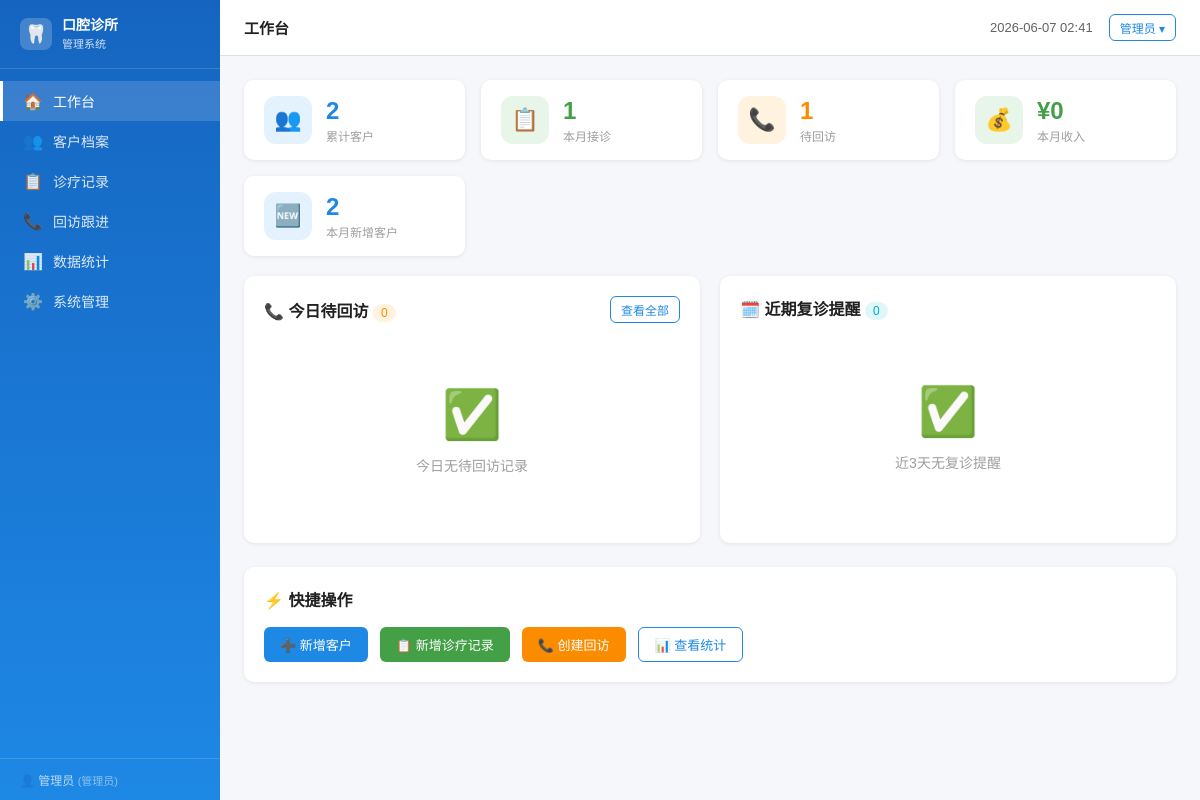
The page / (signed in) on the database its author committed.
### tables this page shows
CREATE TABLE clinic_settings (
        key TEXT PRIMARY KEY,
        value TEXT
    );

CREATE TABLE users (
        id INTEGER PRIMARY KEY AUTOINCREMENT,
        username TEXT UNIQUE NOT NULL,
        password_hash TEXT NOT NULL,
        real_name TEXT NOT NULL,
        role TEXT NOT NULL DEFAULT 'doctor',
        is_active INTEGER DEFAULT 1,
        created_at TEXT DEFAULT (datetime('now','localtime'))
    );

### app.py (the view)
@app.route('/')
@login_required
def index():
    conn = get_db()
    today = date.today().isoformat()
    today_followups = conn.execute(
        """SELECT f.*, c.name as customer_name, c.phone FROM followups f
           LEFT JOIN customers c ON f.customer_id=c.id
           WHERE f.plan_date=? AND f.status='pending' ORDER BY f.id""", (today,)
    ).fetchall()
    upcoming_next_visits = conn.execute(
        """SELECT t.*, c.name as customer_name, c.phone FROM treatments t
           LEFT JOIN customers c ON t.customer_id=c.id
           WHERE t.next_visit_date BETWEEN ? AND date(?,'+3 days')
           AND t.status='done' ORDER BY t.next_visit_date""", (today, today)
    ).fetchall()
    month_start = today[:7] + '-01'
    stats = {
        'total_customers': conn.execute("SELECT COUNT(*) FROM customers WHERE is_active=1").fetchone()[0],
        'month_treatments': conn.execute("SELECT COUNT(*) FROM treatments WHERE visit_time>=?", (month_start,)).fetchone()[0],
        'pending_followups': conn.execute("SELECT COUNT(*) FROM followups WHERE status='pending'").fetchone()[0],
        'month_income': conn.execute("SELECT COALESCE(SUM(paid_fee),0) FROM treatments WHERE visit_time>=?", (month_start,)).fetchone()[0],
    }
    stats['month_new_customers'] = conn.execute(
        "SELECT COUNT(*) FROM customers WHERE created_at>=? AND is_active=1", (month_start,)
    ).fetchone()[0]
    conn.close()
    settings = get_clinic_settings()
    return render_template('index.html',
                           today_followups=today_followups,
                           upcoming_next_visits=upcoming_next_visits,
                           stats=stats,
                           settings=settings,
                           user=get_current_user())

### app.py (called while the page is built)
def get_db():
    conn = sqlite3.connect(DB_PATH)
    conn.row_factory = sqlite3.Row
    conn.execute("PRAGMA journal_mode=WAL")
    conn.execute("PRAGMA foreign_keys=ON")
    return conn

def login_required(f):
    @wraps(f)
    def decorated(*args, **kwargs):
        if 'user_id' not in session:
            return redirect(url_for('login'))
        return f(*args, **kwargs)
    return decorated

def get_current_user():
    if 'user_id' in session:
        conn = get_db()
        u = conn.execute("SELECT * FROM users WHERE id=?", (session['user_id'],)).fetchone()
        conn.close()
        return u
    return None

def get_clinic_settings():
    conn = get_db()
    rows = conn.execute("SELECT key,value FROM clinic_settings").fetchall()
    conn.close()
    return {r['key']: r['value'] for r in rows}

### templates/index.html (shortened to what this page needs)
{% extends 'base.html' %}
{% block page_title %}工作台{% endblock %}
{% block content %}
<div class="stat-grid">
  <div class="stat-card">
    <div class="stat-icon" style="background:#E3F2FD">👥</div>
    <div class="stat-info">
      <div class="val" style="color:var(--primary)">{{ stats.total_customers }}</div>
      <div class="label">累计客户</div>
    </div>
  </div>
  <div class="stat-card">
    <div class="stat-icon" style="background:#E8F5E9">📋</div>
    <div class="stat-info">
      <div class="val" style="color:var(--success)">{{ stats.month_treatments }}</div>
      <div class="label">本月接诊</div>
    </div>
  </div>
  <div class="stat-card">
    <div class="stat-icon" style="background:#FFF3E0">📞</div>
    <div class="stat-info">
      <div class="val" style="color:var(--warning)">{{ stats.pending_followups }}</div>
      <div class="label">待回访</div>
    </div>
  </div>
  <div class="stat-card">
    <div class="stat-icon" style="background:#E8F5E9">💰</div>
    <div class="stat-info">
      <div class="val" style="color:var(--success)">¥{{ "%.0f"|format(stats.month_income) }}</div>
      <div class="label">本月收入</div>
    </div>
  </div>
  <div class="stat-card">
    <div class="stat-icon" style="background:#E3F2FD">🆕</div>
    <div class="stat-info">
      <div class="val" style="color:var(--primary)">{{ stats.month_new_customers }}</div>
      <div class="label">本月新增客户</div>
    </div>
  </div>
</div>
<div style="display:grid;grid-template-columns:1fr 1fr;gap:20px">
  <div class="card">
    <div class="card-header">
      <h2>📞 今日待回访 <span class="badge badge-warning">{{ today_followups|length }}</span></h2>
      <a href="{{ url_for('followups') }}" class="btn btn-sm btn-outline">查看全部</a>
    </div>
    {% if today_followups %}
    <div class="table-wrap">
      <table>
        <thead><tr><th>客户</th><th>手机</th><th>类型</th><th>操作</th></tr></thead>
        <tbody>
        {% for f in today_followups %}
        <tr>
          <td><a href="{{ url_for('customer_detail', cid=f.customer_id) }}">{{ f.customer_name }}</a></td>
          <td>{{ f.customer_phone }}</td>
          <td><span class="badge badge-warning">{{ f.followup_type }}</span></td>
          <td><button class="btn btn-sm btn-success" onclick="markFollowupDone({{ f.id }})">完成</button></td>
        </tr>
        {% endfor %}
        </tbody>
      </table>
    </div>
    {% else %}
    <div class="empty"><div class="icon">✅</div><p>今日无待回访记录</p></div>
    {% endif %}
  </div>
  <div class="card">
    <div class="card-header">
      <h2>🗓️ 近期复诊提醒 <span class="badge badge-info">{{ upcoming_next_visits|length }}</span></h2>
    </div>
    {% if upcoming_next_visits %}
    <div class="table-wrap">
      <table>
        <thead><tr><th>客户</th><th>手机</th><th>建议复诊</th></tr></thead>
        <tbody>
        {% for t in upcoming_next_visits %}
        <tr>
          <td><a href="{{ url_for('customer_detail', cid=t.customer_id) }}">{{ t.customer_name }}</a></td>
          <td>{{ t.customer_phone }}</td>
          <td><span class="badge badge-info">{{ t.next_visit_date }}</span></td>
        </tr>
        {% endfor %}
        </tbody>
      </table>
    </div>
    {% else %}
    <div class="empty"><div class="icon">✅</div><p>近3天无复诊提醒</p></div>
    {% endif %}
  </div>
</div>
<div class="card" style="margin-top:4px">
  <div class="card-header"><h2>⚡ 快捷操作</h2></div>
  <div style="display:flex;gap:12px;flex-wrap:wrap">
    <button class="btn btn-primary" onclick="window.location='{{ url_for('customers') }}#new'">➕ 新增客户</button>
    <button class="btn btn-success" onclick="window.location='{{ url_for('treatments') }}#new'">📋 新增诊疗记录</button>
    <button class="btn btn-warning" onclick="window.location='{{ url_for('followups') }}#new'">📞 创建回访</button>
    <button class="btn btn-outline" onclick="window.location='{{ url_for('statistics') }}'">📊 查看统计</button>
  </div>
</div>
{% endblock %}

### templates/base.html (shortened to what this page needs)
<!DOCTYPE html>
<html lang="zh-CN">
<head>
</head>
<body>
<div class="layout">
  <aside class="sidebar" id="sidebar">
    <div class="sidebar-brand">
      <div class="logo">🦷</div>
      <h1>{{ settings.get('clinic_name','口腔诊所') }}<br><small style="font-size:11px;font-weight:400;opacity:.8">管理系统</small></h1>
    </div>
    <nav class="sidebar-nav">
      <a href="{{ url_for('index') }}" class="{% if request.endpoint=='index' %}active{% endif %}">
        <span>🏠</span> 工作台
      </a>
      <a href="{{ url_for('customers') }}" class="{% if request.endpoint in ['customers','customer_detail'] %}active{% endif %}">
        <span>👥</span> 客户档案
      </a>
      <a href="{{ url_for('treatments') }}" class="{% if request.endpoint in ['treatments','treatment_detail'] %}active{% endif %}">
        <span>📋</span> 诊疗记录
      </a>
      <a href="{{ url_for('followups') }}" class="{% if request.endpoint=='followups' %}active{% endif %}">
        <span>📞</span> 回访跟进
      </a>
      <a href="{{ url_for('statistics') }}" class="{% if request.endpoint=='statistics' %}active{% endif %}">
        <span>📊</span> 数据统计
      </a>
      {% if user and user.role=='admin' %}
      <a href="{{ url_for('system') }}" class="{% if request.endpoint=='system' %}active{% endif %}">
        <span>⚙️</span> 系统管理
      </a>
      {% endif %}
    </nav>
    <div class="sidebar-footer">
      👤 {{ user.real_name if user else '' }}
      <span style="font-size:11px;opacity:.7">({{ '管理员' if user and user.role=='admin' else '医生' }})</span>
    </div>
  </aside>
  <div class="main">
    <header class="header">
      <div class="header-left">
        <span style="font-size:15px;font-weight:600;color:var(--text)">{% block page_title %}{% endblock %}</span>
      </div>
      <div class="header-right">
        <span style="font-size:13px;color:var(--text2)" id="clock"></span>
        <div style="position:relative">
          <button class="btn btn-sm btn-outline" onclick="toggleUserMenu()">{{ user.real_name if user else '' }} ▾</button>
        </div>
      </div>
    </header>
    <main class="content">
      {% block content %}{% endblock %}
    </main>
  </div>
</div>
</body>
</html>

### templates/base.html (style rules this page uses)
:root { --primary:#1E88E5;--primary-dark:#1565C0;--primary-light:#E3F2FD; --success:#43A047;--warning:#FB8C00;--danger:#E53935;--info:#00ACC1; --bg:#F5F7FA;--card:#FFF;--border:#E0E0E0;--text:#212121;--text2:#616161;--text3:#9E9E9E; --sidebar-w:220px;--header-h:56px; }
* { box-sizing:border-box;margin:0;padding:0 }
body { font-family:'PingFang SC','Microsoft YaHei',sans-serif;background:var(--bg);color:var(--text);font-size:14px }
a { color:var(--primary);text-decoration:none }
.layout { display:flex;min-height:100vh }
.sidebar { width:var(--sidebar-w);background:linear-gradient(180deg,#1565C0 0%,#1E88E5 100%); color:#fff;display:flex;flex-direction:column;position:fixed;top:0;left:0;bottom:0;z-index:100; transition:transform .3s }
.sidebar-brand { padding:16px 20px;border-bottom:1px solid rgba(255,255,255,.15); display:flex;align-items:center;gap:10px }
.sidebar-brand .logo { width:32px;height:32px;background:rgba(255,255,255,.2); border-radius:8px;display:flex;align-items:center;justify-content:center;font-size:18px }
.sidebar-brand h1 { font-size:14px;font-weight:700;line-height:1.3;color:#fff }
.sidebar-nav { flex:1;overflow-y:auto;padding:12px 0 }
.sidebar-nav a { display:flex;align-items:center;gap:10px;padding:10px 20px; color:rgba(255,255,255,.85);transition:all .2s;border-left:3px solid transparent }
.sidebar-nav a:hover,.sidebar-nav a.active { background:rgba(255,255,255,.15); color:#fff;border-left-color:#fff }
.sidebar-nav a span { font-size:16px }
.sidebar-footer { padding:12px 20px;border-top:1px solid rgba(255,255,255,.15);font-size:12px;color:rgba(255,255,255,.7) }
.main { margin-left:var(--sidebar-w);flex:1;display:flex;flex-direction:column;min-height:100vh }
.header { height:var(--header-h);background:#fff;border-bottom:1px solid var(--border); display:flex;align-items:center;justify-content:space-between;padding:0 24px; position:sticky;top:0;z-index:50 }
.header-left { display:flex;align-items:center;gap:12px }
.header-right { display:flex;align-items:center;gap:16px }
.content { flex:1;padding:24px }
.card { background:#fff;border-radius:10px;box-shadow:0 1px 4px rgba(0,0,0,.08);padding:20px;margin-bottom:20px }
.card-header { display:flex;align-items:center;justify-content:space-between;margin-bottom:16px }
.card-header h2 { font-size:16px;font-weight:600 }
.badge { display:inline-block;padding:2px 8px;border-radius:12px;font-size:12px;font-weight:500 }
.badge-warning { background:#FFF3E0;color:var(--warning) }
.badge-info { background:#E0F7FA;color:var(--info) }
.btn { display:inline-flex;align-items:center;gap:6px;padding:7px 16px;border-radius:6px; border:none;cursor:pointer;font-size:13px;font-weight:500;transition:all .2s;white-space:nowrap }
.btn-primary { background:var(--primary);color:#fff }
.btn-success { background:var(--success);color:#fff }
.btn-warning { background:var(--warning);color:#fff }
.btn-outline { background:#fff;color:var(--primary);border:1px solid var(--primary) }
.btn-sm { padding:4px 10px;font-size:12px }
.empty { text-align:center;padding:48px 20px;color:var(--text3) }
.empty .icon { font-size:48px;margin-bottom:12px }
.stat-grid { display:grid;grid-template-columns:repeat(auto-fill,minmax(200px,1fr));gap:16px;margin-bottom:20px }
.stat-card { background:#fff;border-radius:10px;padding:16px 20px;box-shadow:0 1px 4px rgba(0,0,0,.08);display:flex;align-items:center;gap:14px }
.stat-icon { width:48px;height:48px;border-radius:12px;display:flex;align-items:center;justify-content:center;font-size:22px }
.stat-info .val { font-size:24px;font-weight:700 }
.stat-info .label { font-size:12px;color:var(--text3);margin-top:2px }

### rows shown on the page
clinic_settings: get "口腔诊所"
users: real_name "管理员", role "管理员"

### other values the page prints
{{ stats.total_customers }} "2"
{{ stats.month_treatments }} "1"
{{ stats.pending_followups }} "1"
{{ "%.0f"|format(stats.month_income) }} "0"
{{ stats.month_new_customers }} "2"
{{ today_followups|length }} "0"
{{ upcoming_next_visits|length }} "0"
